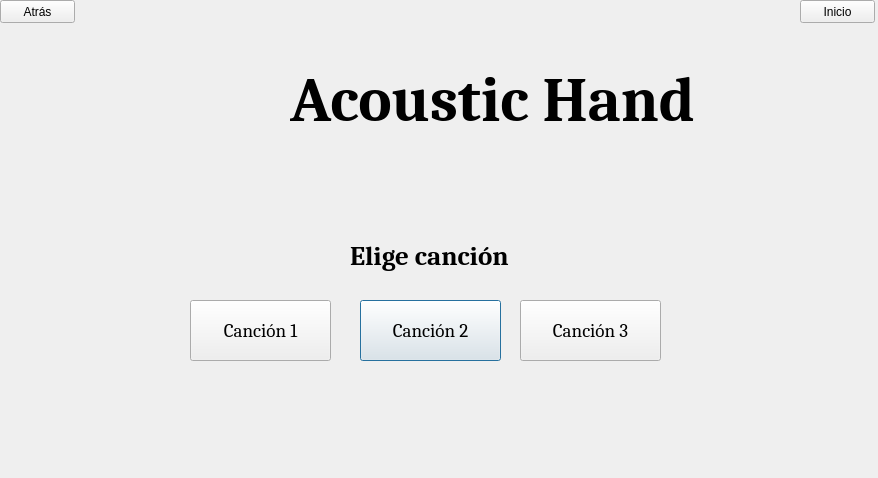
<?xml version="1.0" encoding="UTF-8"?>
<ui version="4.0">
 <class>pantalla5</class>
 <widget class="QDialog" name="pantalla5">
  <property name="geometry">
   <rect>
    <x>0</x>
    <y>0</y>
    <width>878</width>
    <height>478</height>
   </rect>
  </property>
  <property name="windowTitle">
   <string>Dialog</string>
  </property>
  <widget class="QPushButton" name="pushButton">
   <property name="geometry">
    <rect>
     <x>360</x>
     <y>300</y>
     <width>141</width>
     <height>61</height>
    </rect>
   </property>
   <property name="font">
    <font>
     <family>Cambria</family>
     <pointsize>14</pointsize>
    </font>
   </property>
   <property name="text">
    <string>Canción 2</string>
   </property>
  </widget>
  <widget class="QPushButton" name="pushButton_2">
   <property name="geometry">
    <rect>
     <x>190</x>
     <y>300</y>
     <width>141</width>
     <height>61</height>
    </rect>
   </property>
   <property name="font">
    <font>
     <family>Cambria</family>
     <pointsize>14</pointsize>
    </font>
   </property>
   <property name="text">
    <string>Canción 1</string>
   </property>
  </widget>
  <widget class="QPushButton" name="pushButton_3">
   <property name="geometry">
    <rect>
     <x>0</x>
     <y>0</y>
     <width>75</width>
     <height>23</height>
    </rect>
   </property>
   <property name="text">
    <string>Atrás</string>
   </property>
  </widget>
  <widget class="QPushButton" name="pushButton_5">
   <property name="geometry">
    <rect>
     <x>520</x>
     <y>300</y>
     <width>141</width>
     <height>61</height>
    </rect>
   </property>
   <property name="font">
    <font>
     <family>Cambria</family>
     <pointsize>14</pointsize>
    </font>
   </property>
   <property name="text">
    <string>Canción 3</string>
   </property>
  </widget>
  <widget class="QPushButton" name="pushButton_4">
   <property name="geometry">
    <rect>
     <x>800</x>
     <y>0</y>
     <width>75</width>
     <height>23</height>
    </rect>
   </property>
   <property name="text">
    <string>Inicio</string>
   </property>
  </widget>
  <widget class="QLabel" name="label_3">
   <property name="geometry">
    <rect>
     <x>290</x>
     <y>50</y>
     <width>421</width>
     <height>100</height>
    </rect>
   </property>
   <property name="maximumSize">
    <size>
     <width>16777215</width>
     <height>16777215</height>
    </size>
   </property>
   <property name="font">
    <font>
     <family>Cambria</family>
     <pointsize>47</pointsize>
     <weight>75</weight>
     <bold>true</bold>
    </font>
   </property>
   <property name="text">
    <string>Acoustic Hand</string>
   </property>
  </widget>
  <widget class="QLabel" name="label_4">
   <property name="geometry">
    <rect>
     <x>160</x>
     <y>30</y>
     <width>141</width>
     <height>121</height>
    </rect>
   </property>
   <property name="text">
    <string/>
   </property>
   <property name="pixmap">
    <pixmap resource="imagenes.qrc">:/imagenes/logo.png</pixmap>
   </property>
   <property name="scaledContents">
    <bool>true</bool>
   </property>
  </widget>
  <widget class="QLabel" name="label_5">
   <property name="geometry">
    <rect>
     <x>350</x>
     <y>230</y>
     <width>161</width>
     <height>51</height>
    </rect>
   </property>
   <property name="font">
    <font>
     <family>Cambria</family>
     <pointsize>20</pointsize>
     <weight>75</weight>
     <bold>true</bold>
    </font>
   </property>
   <property name="text">
    <string>Elige canción</string>
   </property>
   <property name="scaledContents">
    <bool>false</bool>
   </property>
  </widget>
 </widget>
 <resources>
  <include location="imagenes.qrc"/>
 </resources>
 <connections/>
</ui>
